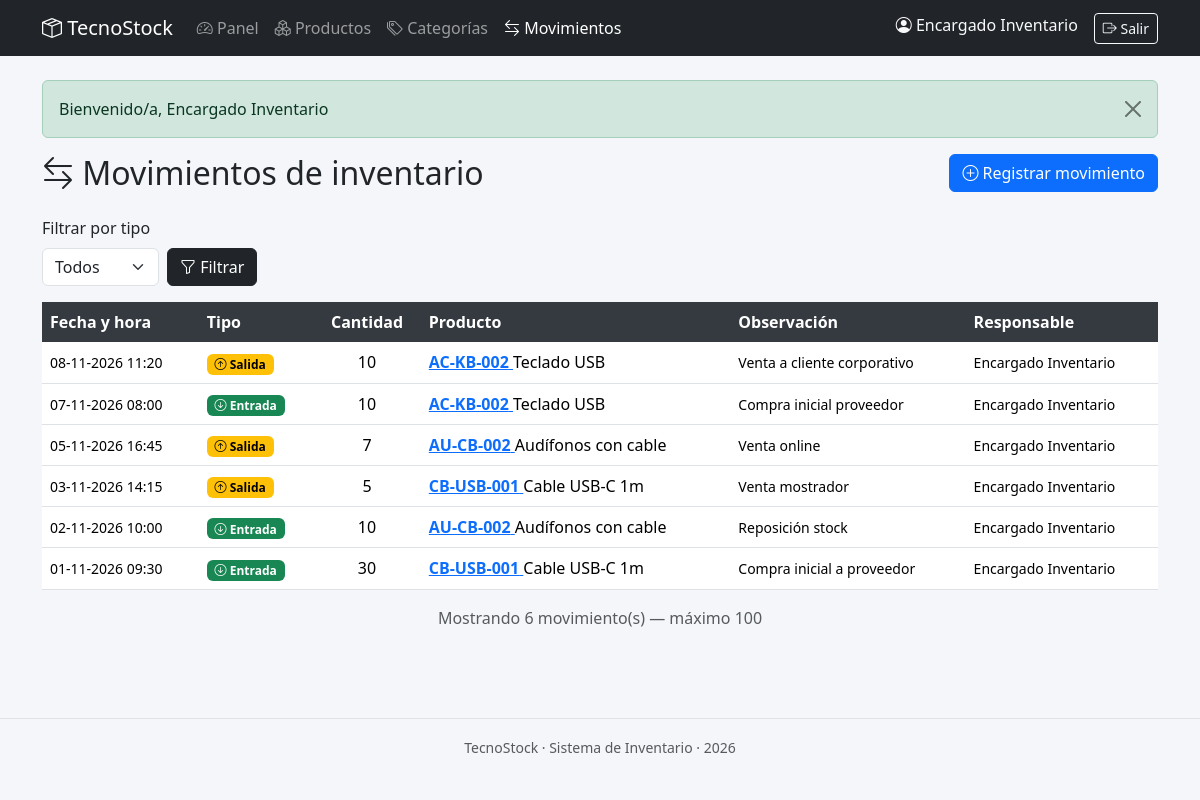
Page /movimientos/index.php (signed in) on the committed database.
### tables this page shows
CREATE TABLE movimiento (
    id_movimiento  INT AUTO_INCREMENT PRIMARY KEY,
    fecha_hora     DATETIME NOT NULL DEFAULT CURRENT_TIMESTAMP,
    tipo           ENUM('entrada', 'salida') NOT NULL,
    cantidad        INT NOT NULL,
    observacion     VARCHAR(255) DEFAULT NULL,
    id_producto    INT NOT NULL,
    id_usuario     INT NOT NULL,
    CONSTRAINT fk_mov_producto
        FOREIGN KEY (id_producto) REFERENCES producto(id_producto) ON DELETE RESTRICT,
    CONSTRAINT fk_mov_usuario
        FOREIGN KEY (id_usuario) REFERENCES usuario(id_usuario) ON DELETE RESTRICT,
    CONSTRAINT chk_cantidad_positiva
        CHECK (cantidad > 0)
);

CREATE TABLE producto (
    id_producto   INT AUTO_INCREMENT PRIMARY KEY,
    codigo        VARCHAR(40) NOT NULL UNIQUE,
    nombre        VARCHAR(120) NOT NULL,
    descripcion   TEXT DEFAULT NULL,
    precio        DECIMAL(10, 2) NOT NULL DEFAULT 0,
    stock_actual  INT NOT NULL DEFAULT 0,
    stock_minimo  INT NOT NULL DEFAULT 0,
    estado        TINYINT(1) NOT NULL DEFAULT 1,
    id_categoria  INT NOT NULL,
    CONSTRAINT fk_producto_categoria
        FOREIGN KEY (id_categoria) REFERENCES categoria(id_categoria) ON DELETE RESTRICT,
    CONSTRAINT chk_precio_positivo
        CHECK (precio >= 0),
    CONSTRAINT chk_stock_actual_positivo
        CHECK (stock_actual >= 0),
    CONSTRAINT chk_stock_minimo_positivo
        CHECK (stock_minimo >= 0)
);

CREATE TABLE usuario (
    id_usuario  INT AUTO_INCREMENT PRIMARY KEY,
    nombre      VARCHAR(100) NOT NULL,
    correo      VARCHAR(150) NOT NULL UNIQUE,
    clave       VARCHAR(255) NOT NULL,
    estado      TINYINT(1) NOT NULL DEFAULT 1
);

### includes/functions.php (called while the page is built, shortened)
<?php
function e(string $valor): string
{
    return htmlspecialchars($valor, ENT_QUOTES, 'UTF-8');
}
function formatoFecha(string $fechaHora): string
{
    $ts = strtotime($fechaHora);
    return date('d-m-Y H:i', $ts);
}

### movimientos/index.php (the view, shortened to what this page needs)
<?php
require_once __DIR__ . '/../includes/functions.php';
$pdo = getConexion();
$tipo = $_GET['tipo'] ?? 'todos';
$sql = "SELECT m.*, p.codigo, p.nombre, u.nombre AS usuario_nombre
        FROM movimiento m
        JOIN producto p ON m.id_producto = p.id_producto
        JOIN usuario u ON m.id_usuario = u.id_usuario";
$params = [];
$sql .= " ORDER BY m.fecha_hora DESC LIMIT 100";
$stmt = $pdo->prepare($sql);
$stmt->execute($params);
$movimientos = $stmt->fetchAll();
include __DIR__ . '/../includes/header.php';
?>
<div class="d-flex justify-content-between align-items-center mb-4">
    <h2 class="mb-0"><i class="bi bi-arrow-left-right"></i> Movimientos de inventario</h2>
    <a href="registrar.php" class="btn btn-primary">
        <i class="bi bi-plus-circle"></i> Registrar movimiento
    </a>
</div>
<form method="GET" class="mb-3">
    <div class="row g-2 align-items-end">
        <div class="col-auto">
            <label class="form-label">Filtrar por tipo</label>
            <select class="form-select" name="tipo">
                <option value="todos"    <?= $tipo === 'todos' ? 'selected' : '' ?>>Todos</option>
            </select>
        </div>
        <div class="col-auto">
            <button type="submit" class="btn btn-dark">
                <i class="bi bi-funnel"></i> Filtrar
            </button>
        </div>
    </div>
</form>
<div class="table-responsive">
    <table class="table table-hover align-middle">
        <thead>
            <tr>
                <th>Fecha y hora</th>
                <th>Tipo</th>
                <th class="text-center">Cantidad</th>
                <th>Producto</th>
                <th>Observación</th>
                <th>Responsable</th>
            </tr>
        </thead>
        <tbody>
            <?php if (empty($movimientos)): ?>
            <tr>
                <td colspan="6" class="text-center text-muted py-4">
                    <i class="bi bi-inbox fs-1 d-block mb-2"></i>
                    No hay movimientos registrados.
                </td>
            </tr>
            <?php else: foreach ($movimientos as $m): ?>
            <tr>
                <td><small><?= formatoFecha($m['fecha_hora']) ?></small></td>
                <td>
                    <?php if ($m['tipo'] === 'entrada'): ?>
                    <span class="badge text-bg-success"><i class="bi bi-arrow-down-circle"></i> Entrada</span>
                    <?php else: ?>
                    <span class="badge text-bg-warning"><i class="bi bi-arrow-up-circle"></i> Salida</span>
                    <?php endif; ?>
                </td>
                <td class="text-center"><?= $m['cantidad'] ?></td>
                <td>
                    <a href="../productos/mostrar.php?id=<?= $m['id_producto'] ?>">
                        <strong><?= e($m['codigo']) ?></strong>
                    </a>
                    <?= e($m['nombre']) ?>
                </td>
                <td><small><?= e($m['observacion'] ?: '—') ?></small></td>
                <td><small><?= e($m['usuario_nombre']) ?></small></td>
            </tr>
            <?php endforeach; endif; ?>
        </tbody>
    </table>
</div>
<p class="text-muted text-center">
    Mostrando <?= count($movimientos) ?> movimiento(s) — máximo 100
</p>
<?php include __DIR__ . '/../includes/footer.php'; ?>

### assets/css/style.css (style rules this page uses)
body { background-color: #f4f6f9; }
.table thead th { background-color: #343a40; color: #fff; border: none; }

### rows in the picture
movimiento: fecha_hora "08-11-2026 11:20", tipo "salida" (drawn), cantidad "10", id_producto.codigo "AC-KB-002", id_producto.nombre "Teclado USB", observacion "Venta a cliente corporativo", id_usuario.nombre "Encargado Inventario"
movimiento: fecha_hora "07-11-2026 08:00", tipo "entrada" (drawn), cantidad "10", id_producto.codigo "AC-KB-002", id_producto.nombre "Teclado USB", observacion "Compra inicial proveedor", id_usuario.nombre "Encargado Inventario"
movimiento: fecha_hora "05-11-2026 16:45", tipo "salida" (drawn), cantidad "7", id_producto.codigo "AU-CB-002", id_producto.nombre "Audífonos con cable", observacion "Venta online", id_usuario.nombre "Encargado Inventario"
movimiento: fecha_hora "03-11-2026 14:15", tipo "salida" (drawn), cantidad "5", id_producto.codigo "CB-USB-001", id_producto.nombre "Cable USB-C 1m", observacion "Venta mostrador", id_usuario.nombre "Encargado Inventario"
movimiento: fecha_hora "02-11-2026 10:00", tipo "entrada" (drawn), cantidad "10", id_producto.codigo "AU-CB-002", id_producto.nombre "Audífonos con cable", observacion "Reposición stock", id_usuario.nombre "Encargado Inventario"
movimiento: fecha_hora "01-11-2026 09:30", tipo "entrada" (drawn), cantidad "30", id_producto.codigo "CB-USB-001", id_producto.nombre "Cable USB-C 1m", observacion "Compra inicial a proveedor", id_usuario.nombre "Encargado Inventario"

### other values in the picture
nombreUsuario() "Encargado Inventario"
$flash['mensaje'] "Bienvenido/a, Encargado Inventario"
count($movimientos) "6"
